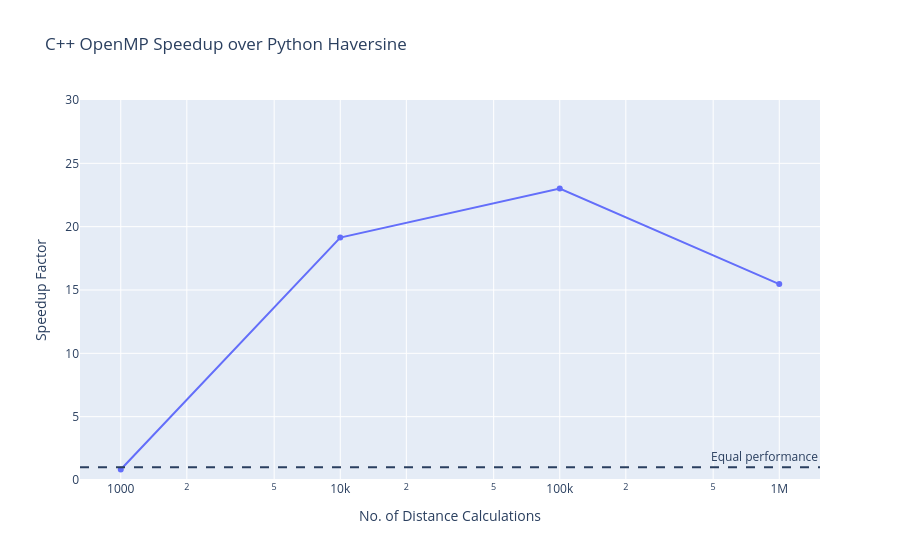

Source (notebook cell):
### Code cell
speedup_fig.update_layout(
    xaxis_title = "No. of Distance Calculations",
    yaxis_title = "Speedup Factor"
)

speedup_fig.add_hline(
    y=1,
    line_dash="dash",
    annotation_text="Equal performance"
)

speedup_fig.update_yaxes(range=[0, 30])

### Figure 1 — Plotly figure (JSON) as saved in the notebook; plotly's stock layout.template omitted (floating-point values rounded to 4 significant figures)
{"data": [{"hovertemplate": "n=%{x}<br>speedup=%{y}<extra></extra>", "legendgroup": "", "line": {"color": "#636efa", "dash": "solid"}, "marker": {"symbol": "circle"}, "mode": "lines+markers", "name": "", "orientation": "v", "showlegend": false, "type": "scatter", "x": [1000, 10000, 100000, 1000000], "xaxis": "x", "y": [0.8318, 19.14, 23.01, 15.46], "yaxis": "y"}], "layout": {"annotations": [{"showarrow": false, "text": "Equal performance", "x": 1, "xanchor": "right", "xref": "x domain", "y": 1, "yanchor": "bottom", "yref": "y"}], "legend": {"tracegroupgap": 0}, "shapes": [{"line": {"dash": "dash"}, "type": "line", "x0": 0, "x1": 1, "xref": "x domain", "y0": 1, "y1": 1, "yref": "y"}], "title": {"text": "C++ OpenMP Speedup over Python Haversine"}, "xaxis": {"anchor": "y", "domain": [0, 1], "title": {"text": "No. of Distance Calculations"}, "type": "log"}, "yaxis": {"anchor": "x", "domain": [0, 1], "range": [0, 30], "title": {"text": "Speedup Factor"}}}}
